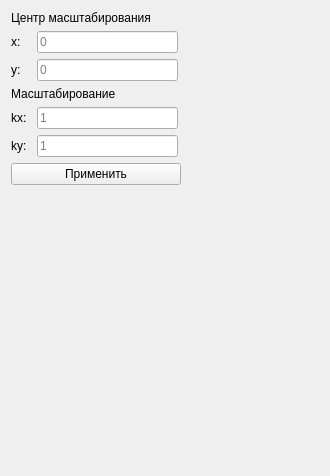
<?xml version="1.0" encoding="UTF-8"?>
<ui version="4.0">
 <class>ScaleParameters</class>
 <widget class="QWidget" name="ScaleParameters">
  <property name="geometry">
   <rect>
    <x>0</x>
    <y>0</y>
    <width>330</width>
    <height>476</height>
   </rect>
  </property>
  <property name="windowTitle">
   <string>Form</string>
  </property>
  <layout class="QVBoxLayout" name="verticalLayout">
   <item>
    <widget class="QLabel" name="label">
     <property name="text">
      <string>Центр масштабирования</string>
     </property>
    </widget>
   </item>
   <item>
    <layout class="QHBoxLayout" name="horizontalLayout_2">
     <item>
      <widget class="QLabel" name="centerX_label">
       <property name="minimumSize">
        <size>
         <width>20</width>
         <height>0</height>
        </size>
       </property>
       <property name="maximumSize">
        <size>
         <width>20</width>
         <height>16777215</height>
        </size>
       </property>
       <property name="text">
        <string>x:</string>
       </property>
      </widget>
     </item>
     <item>
      <widget class="QLineEdit" name="centerX_lineEdit">
       <property name="minimumSize">
        <size>
         <width>100</width>
         <height>0</height>
        </size>
       </property>
       <property name="maximumSize">
        <size>
         <width>200</width>
         <height>16777215</height>
        </size>
       </property>
       <property name="placeholderText">
        <string>0</string>
       </property>
      </widget>
     </item>
     <item>
      <spacer name="horizontalSpacer_2">
       <property name="orientation">
        <enum>Qt::Horizontal</enum>
       </property>
       <property name="sizeHint" stdset="0">
        <size>
         <width>40</width>
         <height>20</height>
        </size>
       </property>
      </spacer>
     </item>
    </layout>
   </item>
   <item>
    <layout class="QHBoxLayout" name="horizontalLayout">
     <item>
      <widget class="QLabel" name="centerY_label">
       <property name="sizePolicy">
        <sizepolicy hsizetype="MinimumExpanding" vsizetype="Preferred">
         <horstretch>0</horstretch>
         <verstretch>0</verstretch>
        </sizepolicy>
       </property>
       <property name="minimumSize">
        <size>
         <width>20</width>
         <height>0</height>
        </size>
       </property>
       <property name="maximumSize">
        <size>
         <width>20</width>
         <height>16777215</height>
        </size>
       </property>
       <property name="text">
        <string>y:</string>
       </property>
      </widget>
     </item>
     <item>
      <widget class="QLineEdit" name="centerY_lineEdit">
       <property name="minimumSize">
        <size>
         <width>100</width>
         <height>0</height>
        </size>
       </property>
       <property name="maximumSize">
        <size>
         <width>200</width>
         <height>16777215</height>
        </size>
       </property>
       <property name="placeholderText">
        <string>0</string>
       </property>
      </widget>
     </item>
     <item>
      <spacer name="horizontalSpacer">
       <property name="orientation">
        <enum>Qt::Horizontal</enum>
       </property>
       <property name="sizeHint" stdset="0">
        <size>
         <width>40</width>
         <height>20</height>
        </size>
       </property>
      </spacer>
     </item>
    </layout>
   </item>
   <item>
    <widget class="QLabel" name="label_2">
     <property name="text">
      <string>Масштабирование</string>
     </property>
    </widget>
   </item>
   <item>
    <layout class="QHBoxLayout" name="horizontalLayout_5">
     <item>
      <widget class="QLabel" name="kx_label">
       <property name="sizePolicy">
        <sizepolicy hsizetype="MinimumExpanding" vsizetype="Preferred">
         <horstretch>0</horstretch>
         <verstretch>0</verstretch>
        </sizepolicy>
       </property>
       <property name="minimumSize">
        <size>
         <width>20</width>
         <height>0</height>
        </size>
       </property>
       <property name="maximumSize">
        <size>
         <width>20</width>
         <height>16777215</height>
        </size>
       </property>
       <property name="text">
        <string>kx:</string>
       </property>
      </widget>
     </item>
     <item>
      <widget class="QLineEdit" name="kx_lineEdit">
       <property name="minimumSize">
        <size>
         <width>100</width>
         <height>0</height>
        </size>
       </property>
       <property name="maximumSize">
        <size>
         <width>200</width>
         <height>16777215</height>
        </size>
       </property>
       <property name="placeholderText">
        <string>1</string>
       </property>
      </widget>
     </item>
     <item>
      <spacer name="horizontalSpacer_5">
       <property name="orientation">
        <enum>Qt::Horizontal</enum>
       </property>
       <property name="sizeHint" stdset="0">
        <size>
         <width>40</width>
         <height>20</height>
        </size>
       </property>
      </spacer>
     </item>
    </layout>
   </item>
   <item>
    <layout class="QHBoxLayout" name="horizontalLayout_4">
     <item>
      <widget class="QLabel" name="ky_label">
       <property name="sizePolicy">
        <sizepolicy hsizetype="MinimumExpanding" vsizetype="Preferred">
         <horstretch>0</horstretch>
         <verstretch>0</verstretch>
        </sizepolicy>
       </property>
       <property name="minimumSize">
        <size>
         <width>20</width>
         <height>0</height>
        </size>
       </property>
       <property name="maximumSize">
        <size>
         <width>20</width>
         <height>16777215</height>
        </size>
       </property>
       <property name="text">
        <string>ky:</string>
       </property>
      </widget>
     </item>
     <item>
      <widget class="QLineEdit" name="ky_lineEdit">
       <property name="minimumSize">
        <size>
         <width>100</width>
         <height>0</height>
        </size>
       </property>
       <property name="maximumSize">
        <size>
         <width>200</width>
         <height>16777215</height>
        </size>
       </property>
       <property name="placeholderText">
        <string>1</string>
       </property>
      </widget>
     </item>
     <item>
      <spacer name="horizontalSpacer_4">
       <property name="orientation">
        <enum>Qt::Horizontal</enum>
       </property>
       <property name="sizeHint" stdset="0">
        <size>
         <width>40</width>
         <height>20</height>
        </size>
       </property>
      </spacer>
     </item>
    </layout>
   </item>
   <item>
    <layout class="QHBoxLayout" name="horizontalLayout_3">
     <item>
      <widget class="QPushButton" name="scale_pushButton">
       <property name="sizePolicy">
        <sizepolicy hsizetype="Expanding" vsizetype="Fixed">
         <horstretch>0</horstretch>
         <verstretch>0</verstretch>
        </sizepolicy>
       </property>
       <property name="minimumSize">
        <size>
         <width>170</width>
         <height>0</height>
        </size>
       </property>
       <property name="maximumSize">
        <size>
         <width>225</width>
         <height>16777215</height>
        </size>
       </property>
       <property name="text">
        <string>Применить</string>
       </property>
      </widget>
     </item>
     <item>
      <spacer name="horizontalSpacer_3">
       <property name="orientation">
        <enum>Qt::Horizontal</enum>
       </property>
       <property name="sizeHint" stdset="0">
        <size>
         <width>40</width>
         <height>20</height>
        </size>
       </property>
      </spacer>
     </item>
    </layout>
   </item>
   <item>
    <spacer name="verticalSpacer">
     <property name="orientation">
      <enum>Qt::Vertical</enum>
     </property>
     <property name="sizeHint" stdset="0">
      <size>
       <width>258</width>
       <height>262</height>
      </size>
     </property>
    </spacer>
   </item>
  </layout>
 </widget>
 <resources/>
 <connections/>
</ui>
